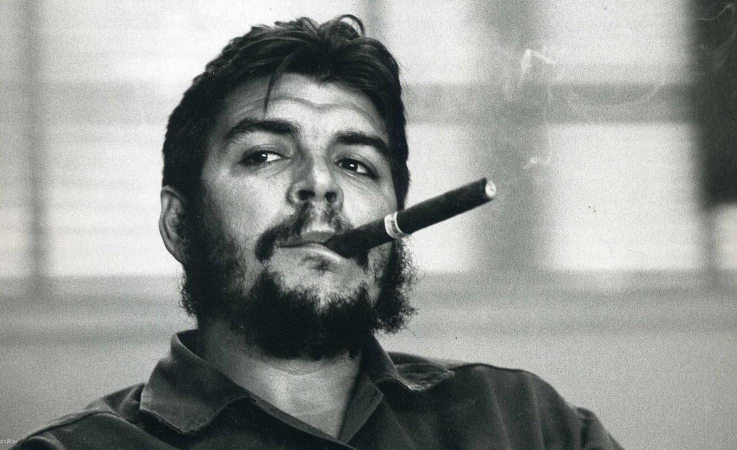
//> input picture che.jpg, 1474 x 900 px, given in place of the camera (shown at 1/2 size)
$ ./histogram   (built with g++ and OpenCV 4)
//> lines starting //> are read from the running program, lines starting //| are printed output that depends on the picture; after the words box and inside, x2 and y2 are one past the last pixel; in counts of white or black regions, pixels touching at a corner belong together
#include <iostream>
#include <opencv2/opencv.hpp>

using namespace cv;
using namespace std;

int main(int argc, char** argv){
  Mat image,greyframe;
  int width, height;
  VideoCapture cap(0);
  Mat histogram, histogram_to_equalize;
  int nbins = 255;
  float range[] = {0, 256};

  long hist[256];

  const float *histrange = { range };
  bool uniform = true;
  bool acummulate = false;


  if(!cap.isOpened()){
    cout << "video not loaded";
    return -1;
  }

  width  = cap.get(CV_CAP_PROP_FRAME_WIDTH);
  height = cap.get(CV_CAP_PROP_FRAME_HEIGHT);

  cout << "largura = " << width << endl;
  cout << "altura  = " << height << endl;

  int histw = nbins, histh = nbins/2;
  Mat histImg(histh, histw, CV_8UC1, Scalar(0,0,0));


  int counter=0;

  while(1){
    cap >> image;
//> image is the input picture: 900 rows x 1474 cols, CV_8UC3; mean B, G, R 144.7, 147.8, 144.7

    cvtColor(image,greyframe,CV_RGB2GRAY);

    calcHist(&greyframe, 1, 0, Mat(), histogram, 1,
             &nbins, &histrange,
             uniform, acummulate); //built-in function
//> histogram = 255 values, max 10765 at index 28, min 1 at index 0, mean 5202.4

    // calculates the histogram
    for(int i=0; i<256; i++){
      hist[i]=0;
    }
    for(int i=0;i<greyframe.rows;i++){
      for(int j=0;j<greyframe.cols;j++){
        hist[greyframe.at<uchar>(i,j)]++;
      }
    }
//> after the loop, hist = 256 values, max 10765 at index 29, min 0 at index 0, mean 5182
    // calcula o histograma acumulado
    for(int i=1; i<256; i++){
      hist[i] += hist[i-1];
    }
//> after the loop, hist = 256 values from 0 to 1326600
    // normaliza o histograma
    for(int i=0; i<256; i++){
      hist[i] = hist[i]*255/hist[255];
    }
//> after the loop, hist = 256 values from 0 to 255

    counter++;
    if(counter==50){
      for(int i=0; i<256; i++){
        cout << hist[i] << "\n";
      }
    }
    calcHist(&greyframe, 1, 0, Mat(), histogram_to_equalize, 1,
             &nbins, &histrange,
             true, true);
//> histogram_to_equalize has the same summary as histogram

    normalize(histogram_to_equalize,histogram_to_equalize,0,histImg.rows,NORM_MINMAX,-1,Mat());
//> histogram_to_equalize = 255 values, max 127 at index 28, min 0 at index 0, mean 61.37

    histImg.setTo(Scalar(0));


    for(int i=0; i<nbins; i++){
      line(histImg, Point(i, histh),
           Point(i, cvRound(histogram.at<float>(i))),
           Scalar(255), 1, 8, 0);
    }
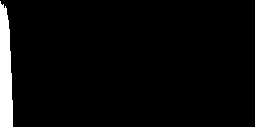
//> histImg: 127 rows x 255 cols, CV_8UC1; 4.1% white; 1 white region, box (x1, y1, x2, y2) and area: (0, 1, 13, 127) 1327

    histImg.copyTo(greyframe(Rect(0, 0,nbins, histh)));
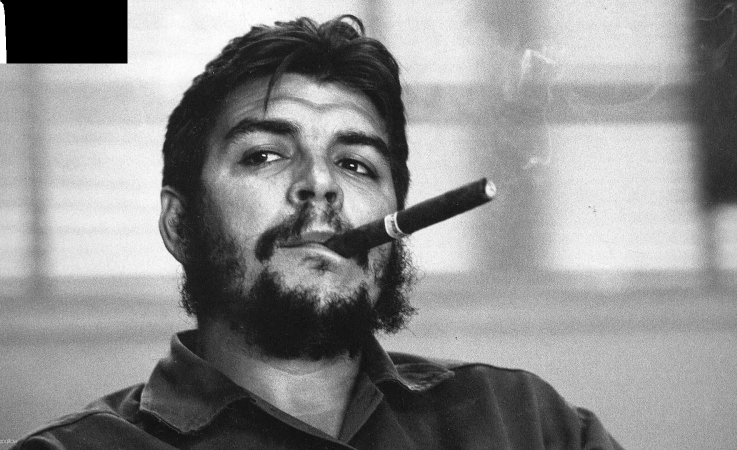
//> greyframe: 900 rows x 1474 cols, CV_8UC1 (shown at 1/2 size); min 0, max 255, mean 141.7


    Mat equalized_image(greyframe.rows,greyframe.cols,greyframe.type(),Scalar(0));
    Mat equalized_image2(greyframe.rows,greyframe.cols,greyframe.type());

    equalizeHist(greyframe,equalized_image2);
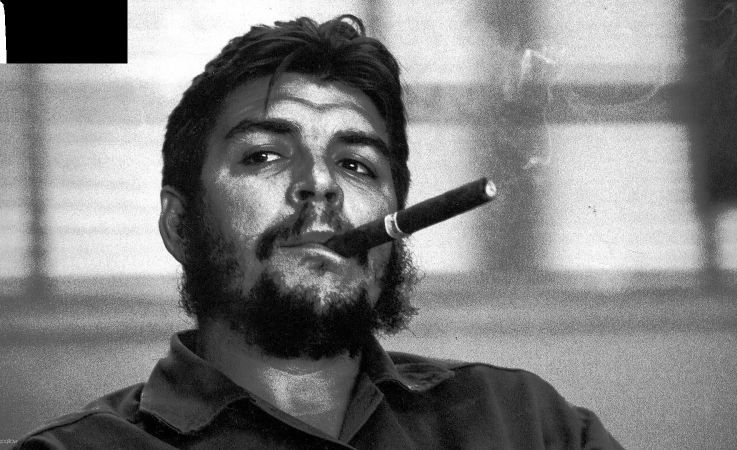
//> equalized_image2: 900 rows x 1474 cols, CV_8UC1 (shown at 1/2 size); min 0, max 255, mean 125.2

    for(int i=0;i<equalized_image.rows;i++){
      for(int j=0;j<equalized_image.cols;j++){
          equalized_image.at<uchar>(i,j)=(uchar) hist[greyframe.at<uchar>(i,j)];
}
}

    //those flippings are for showing the frames properly orientated
    flip(greyframe,greyframe,1);
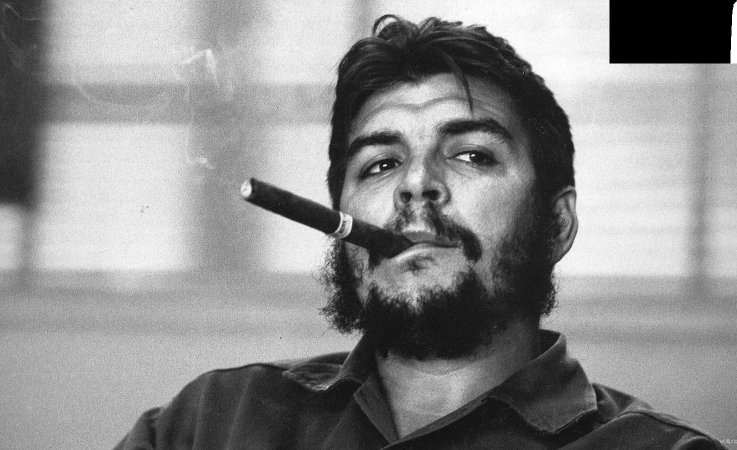
//> greyframe: 900 rows x 1474 cols, CV_8UC1 (shown at 1/2 size); min 0, max 255, mean 141.7
    flip(equalized_image,equalized_image,1);
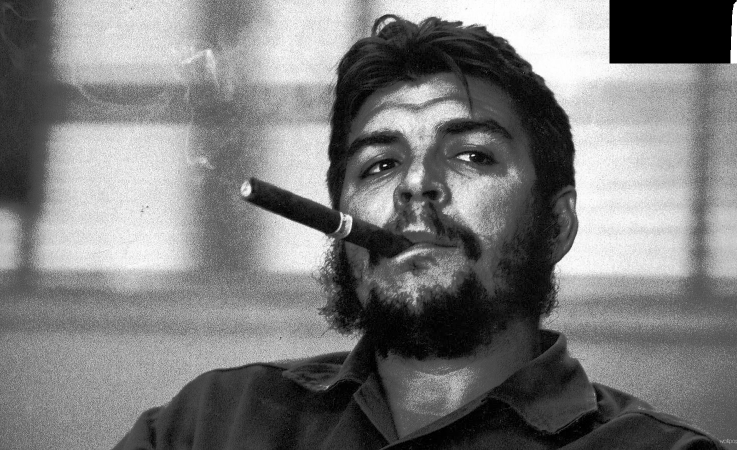
//> equalized_image: 900 rows x 1474 cols, CV_8UC1 (shown at 1/2 size); min 0, max 255, mean 123.3
    flip(equalized_image2,equalized_image2,1);

    namedWindow("image",0);
    resizeWindow("image",400,600);
    namedWindow("equalized by me",0);
    resizeWindow("equalized by me",400,600);
    namedWindow("equalized by func",0);
    resizeWindow("equalized by func",400,600);
    imshow("image", greyframe);
    imshow("equalized by me",equalized_image);
    imshow("equalized by func",equalized_image2);

    if(waitKey(30) >= 0) break;
//> the Esc key is pressed
  }


  return 0;

}
